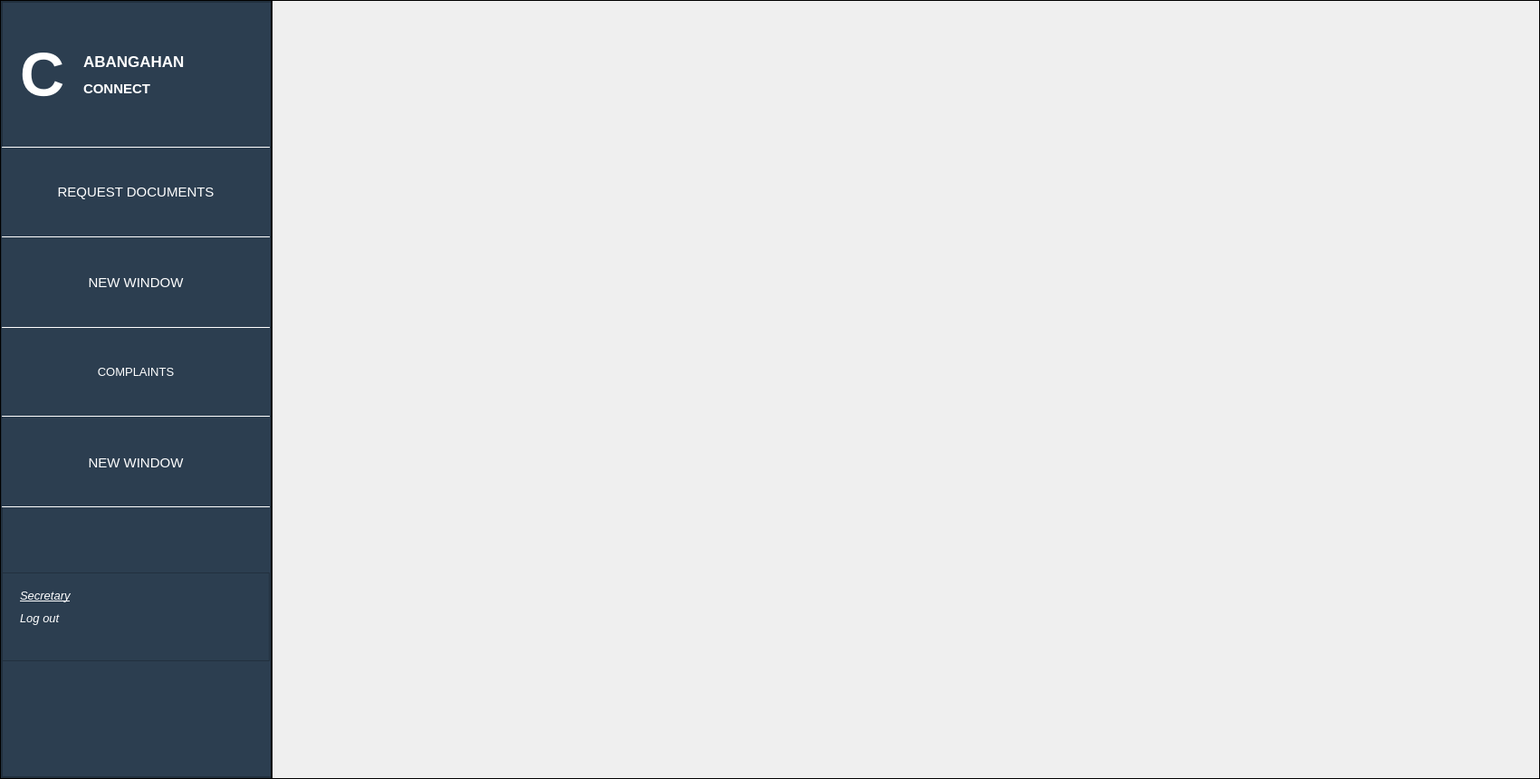
<?xml version="1.0" encoding="UTF-8"?>
<ui version="4.0">
 <class>MainWindow</class>
 <widget class="QMainWindow" name="MainWindow">
  <property name="geometry">
   <rect>
    <x>0</x>
    <y>0</y>
    <width>1701</width>
    <height>860</height>
   </rect>
  </property>
  <property name="maximumSize">
   <size>
    <width>16777215</width>
    <height>16777215</height>
   </size>
  </property>
  <property name="windowTitle">
   <string>MainWindow</string>
  </property>
  <widget class="QWidget" name="centralwidget">
   <layout class="QHBoxLayout" name="horizontalLayout_7">
    <property name="spacing">
     <number>0</number>
    </property>
    <property name="leftMargin">
     <number>0</number>
    </property>
    <property name="topMargin">
     <number>0</number>
    </property>
    <property name="rightMargin">
     <number>0</number>
    </property>
    <property name="bottomMargin">
     <number>0</number>
    </property>
    <item>
     <widget class="QFrame" name="leftframe">
      <property name="maximumSize">
       <size>
        <width>300</width>
        <height>16777215</height>
       </size>
      </property>
      <property name="autoFillBackground">
       <bool>false</bool>
      </property>
      <property name="styleSheet">
       <string notr="true">

background-color: #2c3e50;

</string>
      </property>
      <property name="frameShape">
       <enum>QFrame::Box</enum>
      </property>
      <property name="frameShadow">
       <enum>QFrame::Plain</enum>
      </property>
      <layout class="QVBoxLayout" name="verticalLayout_2">
       <property name="spacing">
        <number>0</number>
       </property>
       <property name="leftMargin">
        <number>0</number>
       </property>
       <property name="topMargin">
        <number>0</number>
       </property>
       <property name="rightMargin">
        <number>0</number>
       </property>
       <property name="bottomMargin">
        <number>0</number>
       </property>
       <item>
        <widget class="QFrame" name="frame">
         <property name="frameShape">
          <enum>QFrame::StyledPanel</enum>
         </property>
         <property name="frameShadow">
          <enum>QFrame::Raised</enum>
         </property>
         <layout class="QVBoxLayout" name="verticalLayout_3">
          <property name="spacing">
           <number>0</number>
          </property>
          <property name="leftMargin">
           <number>0</number>
          </property>
          <property name="topMargin">
           <number>0</number>
          </property>
          <property name="rightMargin">
           <number>0</number>
          </property>
          <property name="bottomMargin">
           <number>0</number>
          </property>
          <item>
           <widget class="QFrame" name="frame_2">
            <property name="minimumSize">
             <size>
              <width>382</width>
              <height>379</height>
             </size>
            </property>
            <property name="styleSheet">
             <string notr="true">
background-color: #2c3e50;

</string>
            </property>
            <property name="frameShape">
             <enum>QFrame::StyledPanel</enum>
            </property>
            <property name="frameShadow">
             <enum>QFrame::Raised</enum>
            </property>
            <widget class="QLabel" name="label_9">
             <property name="geometry">
              <rect>
               <x>20</x>
               <y>30</y>
               <width>61</width>
               <height>100</height>
              </rect>
             </property>
             <property name="sizePolicy">
              <sizepolicy hsizetype="Expanding" vsizetype="Fixed">
               <horstretch>0</horstretch>
               <verstretch>0</verstretch>
              </sizepolicy>
             </property>
             <property name="maximumSize">
              <size>
               <width>280</width>
               <height>100</height>
              </size>
             </property>
             <property name="font">
              <font>
               <pointsize>51</pointsize>
               <weight>75</weight>
               <bold>true</bold>
              </font>
             </property>
             <property name="styleSheet">
              <string notr="true">QLabel {

color: white;

}</string>
             </property>
             <property name="text">
              <string>C</string>
             </property>
             <property name="scaledContents">
              <bool>false</bool>
             </property>
            </widget>
            <widget class="QLabel" name="label_4">
             <property name="geometry">
              <rect>
               <x>90</x>
               <y>80</y>
               <width>91</width>
               <height>31</height>
              </rect>
             </property>
             <property name="sizePolicy">
              <sizepolicy hsizetype="Expanding" vsizetype="Fixed">
               <horstretch>0</horstretch>
               <verstretch>0</verstretch>
              </sizepolicy>
             </property>
             <property name="maximumSize">
              <size>
               <width>280</width>
               <height>100</height>
              </size>
             </property>
             <property name="font">
              <font>
               <pointsize>11</pointsize>
               <weight>75</weight>
               <bold>true</bold>
              </font>
             </property>
             <property name="styleSheet">
              <string notr="true">QLabel {

color: white;

}</string>
             </property>
             <property name="text">
              <string>CONNECT</string>
             </property>
             <property name="scaledContents">
              <bool>false</bool>
             </property>
            </widget>
            <widget class="QLabel" name="label">
             <property name="geometry">
              <rect>
               <x>90</x>
               <y>50</y>
               <width>151</width>
               <height>31</height>
              </rect>
             </property>
             <property name="sizePolicy">
              <sizepolicy hsizetype="Expanding" vsizetype="Fixed">
               <horstretch>0</horstretch>
               <verstretch>0</verstretch>
              </sizepolicy>
             </property>
             <property name="maximumSize">
              <size>
               <width>280</width>
               <height>100</height>
              </size>
             </property>
             <property name="font">
              <font>
               <pointsize>13</pointsize>
               <weight>75</weight>
               <bold>true</bold>
              </font>
             </property>
             <property name="styleSheet">
              <string notr="true">QLabel {

color: white;

}</string>
             </property>
             <property name="text">
              <string>ABANGAHAN</string>
             </property>
             <property name="scaledContents">
              <bool>false</bool>
             </property>
            </widget>
            <widget class="QPushButton" name="requests">
             <property name="geometry">
              <rect>
               <x>0</x>
               <y>160</y>
               <width>296</width>
               <height>100</height>
              </rect>
             </property>
             <property name="minimumSize">
              <size>
               <width>131</width>
               <height>100</height>
              </size>
             </property>
             <property name="maximumSize">
              <size>
               <width>16777215</width>
               <height>100</height>
              </size>
             </property>
             <property name="font">
              <font>
               <pointsize>11</pointsize>
               <weight>50</weight>
               <italic>false</italic>
               <bold>false</bold>
               <strikeout>false</strikeout>
              </font>
             </property>
             <property name="styleSheet">
              <string notr="true">QPushButton {

background-color: #2c3e50;
color: white;
border-top: transparent;
border-bottom: 1px solid white;
border-top: 1px solid white;

}

QPushButton:hover {
background-color: #34495e;

}</string>
             </property>
             <property name="text">
              <string>REQUEST DOCUMENTS</string>
             </property>
            </widget>
            <widget class="QPushButton" name="listofrequests">
             <property name="geometry">
              <rect>
               <x>0</x>
               <y>260</y>
               <width>296</width>
               <height>100</height>
              </rect>
             </property>
             <property name="minimumSize">
              <size>
               <width>0</width>
               <height>100</height>
              </size>
             </property>
             <property name="maximumSize">
              <size>
               <width>16777215</width>
               <height>100</height>
              </size>
             </property>
             <property name="font">
              <font>
               <pointsize>11</pointsize>
               <weight>50</weight>
               <bold>false</bold>
              </font>
             </property>
             <property name="styleSheet">
              <string notr="true">QPushButton {

background-color: #2c3e50;
color: white;
border-top: transparent;
border-bottom: 1px solid white;

}

QPushButton:hover {

background-color: #34495e;
}</string>
             </property>
             <property name="text">
              <string>NEW WINDOW</string>
             </property>
            </widget>
            <widget class="QPushButton" name="complaints">
             <property name="geometry">
              <rect>
               <x>0</x>
               <y>360</y>
               <width>296</width>
               <height>98</height>
              </rect>
             </property>
             <property name="maximumSize">
              <size>
               <width>16777215</width>
               <height>100</height>
              </size>
             </property>
             <property name="font">
              <font>
               <pointsize>10</pointsize>
               <weight>50</weight>
               <bold>false</bold>
              </font>
             </property>
             <property name="styleSheet">
              <string notr="true">QPushButton {

background-color: #2c3e50;
color: white;
border-top: transparent;
border-bottom: 1px solid white;

}

QPushButton:hover {

background-color: #34495e;
}</string>
             </property>
             <property name="text">
              <string>COMPLAINTS</string>
             </property>
            </widget>
            <widget class="QPushButton" name="listofcomplaints">
             <property name="geometry">
              <rect>
               <x>0</x>
               <y>460</y>
               <width>296</width>
               <height>98</height>
              </rect>
             </property>
             <property name="maximumSize">
              <size>
               <width>16777215</width>
               <height>100</height>
              </size>
             </property>
             <property name="font">
              <font>
               <pointsize>11</pointsize>
               <weight>50</weight>
               <italic>false</italic>
               <bold>false</bold>
              </font>
             </property>
             <property name="styleSheet">
              <string notr="true">QPushButton {

background-color: #2c3e50;
color: white;
border-top: transparent;
border-bottom: 1px solid white;

}

QPushButton:hover {

background-color: #34495e;

}</string>
             </property>
             <property name="text">
              <string>NEW WINDOW</string>
             </property>
            </widget>
            <widget class="QFrame" name="frame_7">
             <property name="geometry">
              <rect>
               <x>0</x>
               <y>630</y>
               <width>296</width>
               <height>98</height>
              </rect>
             </property>
             <property name="minimumSize">
              <size>
               <width>0</width>
               <height>70</height>
              </size>
             </property>
             <property name="styleSheet">
              <string notr="true">background-color:#2c3e50</string>
             </property>
             <property name="frameShape">
              <enum>QFrame::StyledPanel</enum>
             </property>
             <property name="frameShadow">
              <enum>QFrame::Raised</enum>
             </property>
             <widget class="QLabel" name="label_3">
              <property name="geometry">
               <rect>
                <x>20</x>
                <y>40</y>
                <width>61</width>
                <height>21</height>
               </rect>
              </property>
              <property name="sizePolicy">
               <sizepolicy hsizetype="Expanding" vsizetype="Fixed">
                <horstretch>0</horstretch>
                <verstretch>0</verstretch>
               </sizepolicy>
              </property>
              <property name="maximumSize">
               <size>
                <width>280</width>
                <height>100</height>
               </size>
              </property>
              <property name="font">
               <font>
                <pointsize>10</pointsize>
                <weight>50</weight>
                <italic>true</italic>
                <bold>false</bold>
               </font>
              </property>
              <property name="styleSheet">
               <string notr="true">QLabel {

color: white;

}</string>
              </property>
              <property name="text">
               <string>Log out</string>
              </property>
              <property name="scaledContents">
               <bool>false</bool>
              </property>
             </widget>
             <widget class="QLabel" name="label_2">
              <property name="geometry">
               <rect>
                <x>20</x>
                <y>10</y>
                <width>171</width>
                <height>31</height>
               </rect>
              </property>
              <property name="sizePolicy">
               <sizepolicy hsizetype="Expanding" vsizetype="Fixed">
                <horstretch>0</horstretch>
                <verstretch>0</verstretch>
               </sizepolicy>
              </property>
              <property name="maximumSize">
               <size>
                <width>280</width>
                <height>100</height>
               </size>
              </property>
              <property name="font">
               <font>
                <pointsize>10</pointsize>
                <weight>50</weight>
                <italic>true</italic>
                <bold>false</bold>
                <underline>true</underline>
                <kerning>false</kerning>
               </font>
              </property>
              <property name="styleSheet">
               <string notr="true">

color: white;



border:none;</string>
              </property>
              <property name="lineWidth">
               <number>0</number>
              </property>
              <property name="text">
               <string>Secretary</string>
              </property>
              <property name="scaledContents">
               <bool>false</bool>
              </property>
             </widget>
            </widget>
           </widget>
          </item>
         </layout>
        </widget>
       </item>
      </layout>
     </widget>
    </item>
    <item>
     <widget class="QFrame" name="MainContent">
      <property name="autoFillBackground">
       <bool>false</bool>
      </property>
      <property name="styleSheet">
       <string notr="true"/>
      </property>
      <property name="frameShape">
       <enum>QFrame::Box</enum>
      </property>
      <property name="frameShadow">
       <enum>QFrame::Plain</enum>
      </property>
      <layout class="QVBoxLayout" name="verticalLayout">
       <property name="spacing">
        <number>0</number>
       </property>
       <property name="leftMargin">
        <number>0</number>
       </property>
       <property name="topMargin">
        <number>0</number>
       </property>
       <property name="rightMargin">
        <number>0</number>
       </property>
       <property name="bottomMargin">
        <number>0</number>
       </property>
       <item>
        <widget class="QStackedWidget" name="stackedWidget">
         <widget class="QWidget" name="page"/>
         <widget class="QWidget" name="page_2"/>
        </widget>
       </item>
      </layout>
     </widget>
    </item>
   </layout>
  </widget>
 </widget>
 <resources/>
 <connections/>
</ui>
